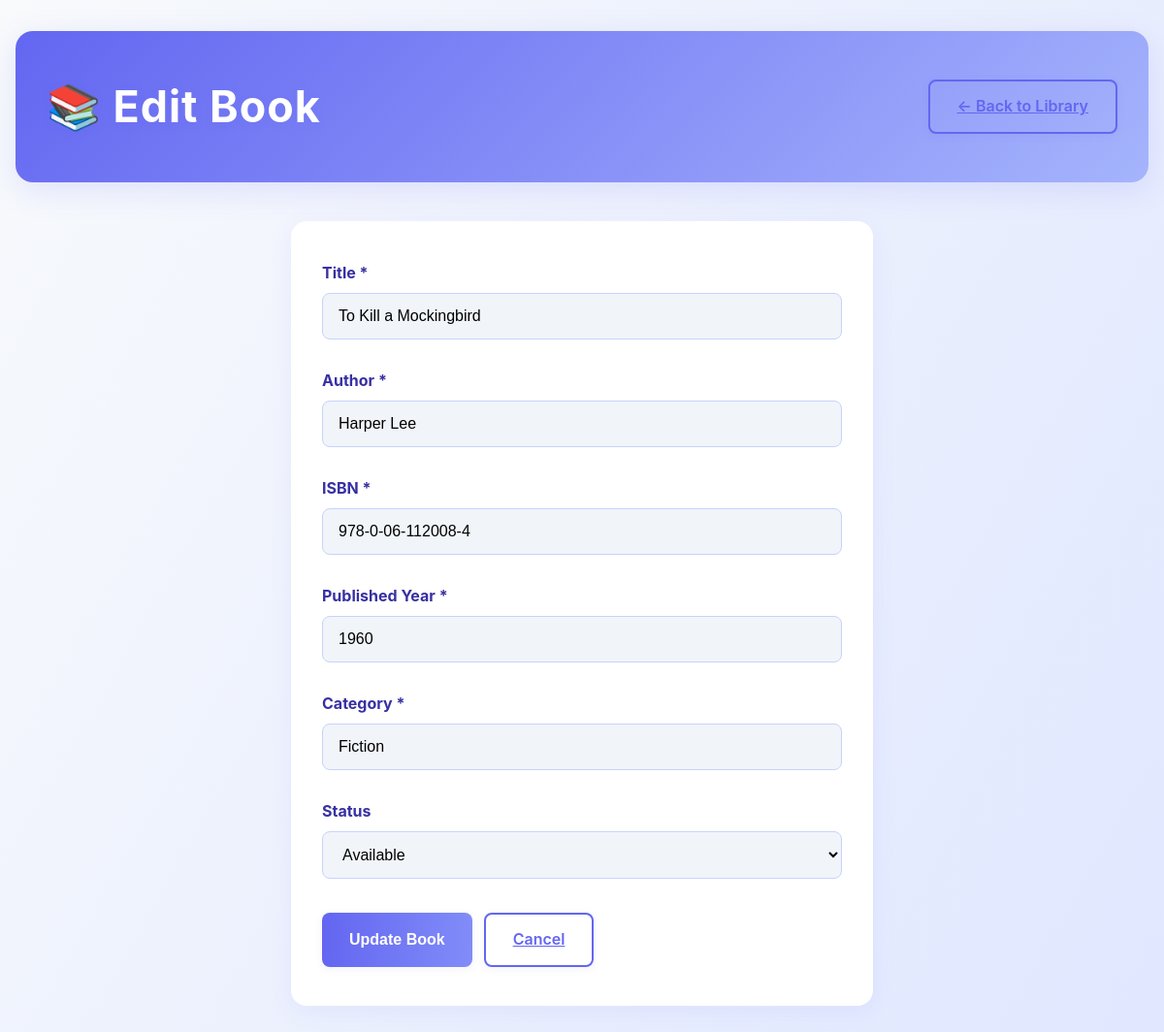
/edit_book.php?id=2, run on the app's committed database.
### tables this page shows
CREATE TABLE IF NOT EXISTS books (
    id INT AUTO_INCREMENT PRIMARY KEY,
    title VARCHAR(255) NOT NULL,
    author VARCHAR(255) NOT NULL,
    isbn VARCHAR(20) UNIQUE NOT NULL,
    published_year YEAR NOT NULL,
    category VARCHAR(100) NOT NULL,
    status ENUM('Available', 'Issued') DEFAULT 'Available',
    created_at TIMESTAMP DEFAULT CURRENT_TIMESTAMP,
    updated_at TIMESTAMP DEFAULT CURRENT_TIMESTAMP ON UPDATE CURRENT_TIMESTAMP
);

### edit_book.php (the view, shortened to what this page needs)
<?php
$conn = getConnection();
$id = isset($_GET['id']) ? (int)$_GET['id'] : 0;
$sql = "SELECT * FROM books WHERE id = $id";
$result = mysqli_query($conn, $sql);
$book = mysqli_fetch_assoc($result);
?>
<!DOCTYPE html>
<html lang="en">
<head>
    <link rel="stylesheet" href="style.css">
</head>
<body>
    <div class="container">
        <header>
            <h1>📚 Edit Book</h1>
            <a href="index.php" class="btn btn-outline">← Back to Library</a>
        </header>
        <form method="POST" class="book-form">
            <div class="form-group">
                <label for="title">Title *</label>
                <input type="text" id="title" name="title" required
                       value="<?php echo htmlspecialchars(isset($_POST['title']) ? $_POST['title'] : $book['title']); ?>">
            </div>
            <div class="form-group">
                <label for="author">Author *</label>
                <input type="text" id="author" name="author" required
                       value="<?php echo htmlspecialchars(isset($_POST['author']) ? $_POST['author'] : $book['author']); ?>">
            </div>
            <div class="form-group">
                <label for="isbn">ISBN *</label>
                <input type="text" id="isbn" name="isbn" required
                       value="<?php echo htmlspecialchars(isset($_POST['isbn']) ? $_POST['isbn'] : $book['isbn']); ?>">
            </div>
            <div class="form-group">
                <label for="published_year">Published Year *</label>
                <input type="number" id="published_year" name="published_year" required min="1000" max="<?php echo date('Y'); ?>"
                       value="<?php echo htmlspecialchars(isset($_POST['published_year']) ? $_POST['published_year'] : $book['published_year']); ?>">
            </div>
            <div class="form-group">
                <label for="category">Category *</label>
                <input type="text" id="category" name="category" required
                       value="<?php echo htmlspecialchars(isset($_POST['category']) ? $_POST['category'] : $book['category']); ?>">
            </div>
            <div class="form-group">
                <label for="status">Status</label>
                <select id="status" name="status">
                    <?php
                    $current_status = isset($_POST['status']) ? $_POST['status'] : $book['status'];
                    ?>
                    <option value="Available" <?php echo ($current_status == 'Available') ? 'selected' : ''; ?>>Available</option>
                </select>
            </div>
            <div class="form-actions">
                <button type="submit" class="btn btn-primary">Update Book</button>
                <a href="index.php" class="btn btn-outline">Cancel</a>
            </div>
        </form>
    </div>
</body>
</html>

### style.css (style rules this page uses)
* { margin: 0; padding: 0; box-sizing: border-box; }
body { font-family: 'Inter', 'Segoe UI', Tahoma, Geneva, Verdana, sans-serif; background: linear-gradient(120deg, #f8fafc 0%, #e0e7ff 100%); color: #22223b; min-height: 100vh; line-height: 1.7; }
.container { max-width: 1200px; margin: 0 auto; padding: 32px 16px; }
header { background: linear-gradient(135deg, #6366f1 0%, #a5b4fc 100%); color: #fff; padding: 2.5rem 2rem; border-radius: 18px; margin-bottom: 2.5rem; display: flex; justify-content: space-between; align-items: center; box-shadow: 0 8px 32px rgba(99, 102, 241, 0.15); flex-wrap: wrap; gap: 1rem; }
header h1 { font-size: 2.8rem; font-weight: 700; letter-spacing: 1px; text-shadow: 0 2px 8px rgba(99, 102, 241, 0.15); }
.btn { display: inline-block; padding: 12px 28px; border-radius: 8px; border: none; font-size: 1rem; font-weight: 600; cursor: pointer; transition: all 0.2s cubic-bezier(.4,0,.2,1); box-shadow: 0 2px 8px rgba(99, 102, 241, 0.08); outline: none; }
.btn-primary { background: linear-gradient(90deg, #6366f1 0%, #818cf8 100%); color: #fff; }
.btn-outline { background: transparent; color: #6366f1; border: 2px solid #6366f1; }
.book-form { background: #fff; padding: 2.5rem 2rem; border-radius: 16px; box-shadow: 0 6px 24px rgba(99, 102, 241, 0.08); max-width: 600px; margin: 0 auto; }
.form-group { margin-bottom: 1.8rem; }
.form-group label { display: block; margin-bottom: 7px; font-weight: 700; color: #3730a3; }
.form-group input, .form-group select { width: 100%; padding: 14px 16px; border: 1.5px solid #c7d2fe; border-radius: 8px; font-size: 1rem; background: #f1f5f9; transition: border-color 0.2s; }
.form-actions { display: flex; gap: 12px; justify-content: flex-start; margin-top: 2.2rem; }

### data on the page
books: title "To Kill a Mockingbird", author "Harper Lee", isbn "978-0-06-112008-4", published_year "1960", category "Fiction", status "Available"
